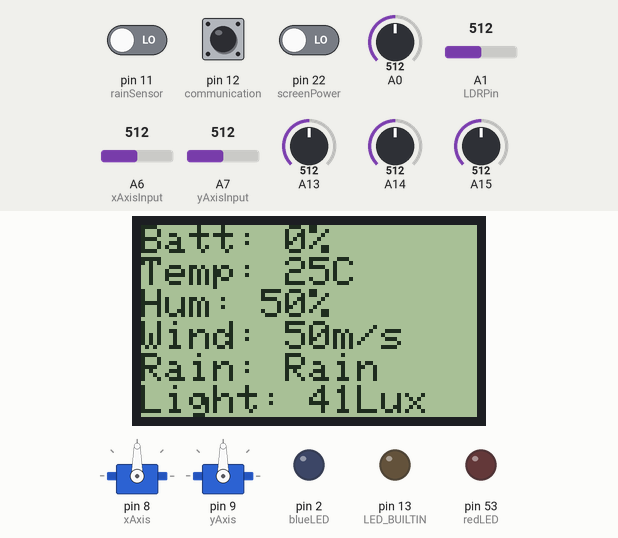
A sketch run on a simulated Arduino Mega 2560, built with avr-gcc and run on an emulated ATmega2560. On the bench: 84×48 one-colour display, 2 × servo, output pins drawn as LEDs (lit = HIGH). The inputs (shaded band) are chosen by the test bench; at power-on: pin 11 (rainSensor) LOW, pin 12 (communication) HIGH, pin 22 (screenPower) LOW, A0 = 512, A1 (LDRPin) = 512, A6 (xAxisInput) = 512, A7 (yAxisInput) = 512, A13 = 512, A14 = 512, A15 = 512. The display library's start-up logo is not drawn; EEPROM starts erased.

Above: at 22.6 s.
At 110.9 s:
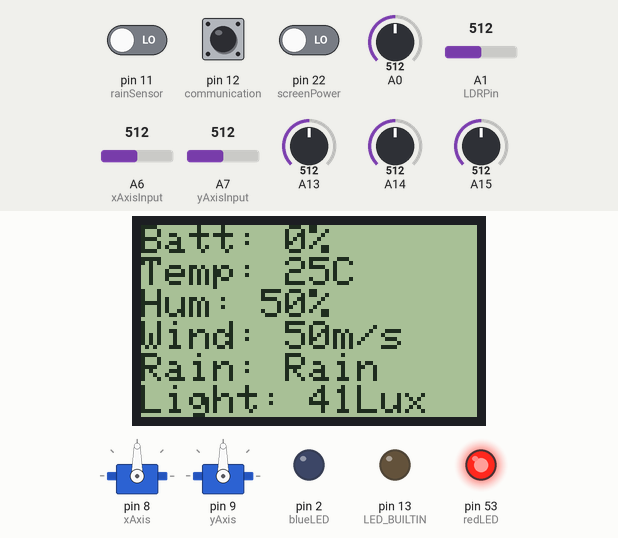
Timing chart, 0 to 112.4 s (numbered marks = the images above):
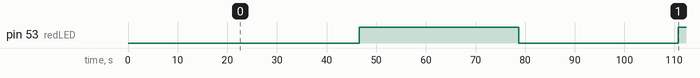

Measured:
- by itself, pin 53 (redLED): LOW → HIGH at 46.6 s, → LOW 32.1 s later, → HIGH 32.1 s later

The sketch:

estacionMeteorologica.ino
```cpp
#include <Adafruit_PCD8544.h>
#include <avr/io.h>
#include <util/delay.h>
#include <math.h>
#include <stdio.h>
#include <EEPROM.h>
#include <Servo.h>
#include "LowPower.h"

// Defines

#define THINGSBOARD_SERVER "demo.thingsboard.io"
#define XAXISPOSITION 0
#define YAXISPOSITION 1
#define DELTA 2
#define RANDOMPOS 10
#define TEMPERATURE_TOKEN "a9Ggq3euSFkiqrHOaraF"

// LED pins and definition

// Axis
const int yAxisInput = 7;
const int xAxisInput = 6;

// LEDS

const int redLED = 53;
const int blueLED = 2;

// Misc

const int communication = 12;
const int rainSensor = 11;
const int screenPower = 22;


// LCD variables

Adafruit_PCD8544 display = Adafruit_PCD8544(7, 5, 6, 4, 8);

// EEPROM ADDRESS

int eempromAddress = 0;

// S-H parameters for aproximating the temperature for the thermistor, same
// procedure as the previous lab

// Thermistor resistance

float logR2, R2, TEMP;
// obtained from  https://www.thinksrs.com/downloads/programs/Therm%20Calc/NTCCalibrator/NTCcalculator.html
float c1 = 0.8586139205e-03, c2 = 2.059709585e-04, c3 = 0.8130635267e-07;

// Variables for the temperature

int thermistorValue;
int displayTemperature;

// Variables for the humidity

int displayHumidity;
int humidityVale;
float normalizedHumidity;

// Variables for the wind

int windValue;
int displayWind;
float windNormalized;
float windVoltage;
float windSpeed;


// Variables for the rain

int displayRain;

// Variables for the battery

float batteryNormalized;
int batteryValue;
int displayBattery;
float batteryVoltage;

// Variables for the light

int lightValue;
float lightNormalized;
int displayLight;
// Values in K ohms
const long darknessResistance = 500;
const int resistanceToLight = 12.5;
const int calibrationResistance = 10;
const int LDRPin = A1;
int LDRPinRead;
int ilimunationVoltage;

// Variables for keeping track of the time

unsigned long startingTime;
unsigned long currentTime;
unsigned long globalCurrentTime;
unsigned long globalStartingTime;
const unsigned long tenMinutes = 6000; // Value in ms
unsigned int startTimerEnabled = 1;

// Variables to configure the servos

Servo yAxis;
Servo xAxis;
int xInputServo;
int yInputServo;

// Misc variables

int globalCounter_0 = 0;
int globalCounter_1 = 0;
int flashes = 0;
int globalFlag = 0;

// S-H equation

void hartEquation()
{
    R2 = log(100000 * (1023.0 / (float)thermistorValue - 1.0));
    TEMP = (1.0 / (c1 + c2*R2 + c3*R2*R2*R2)) - 273.15; // cube root R2
}

// Blink LEDs

void blink()
{
    digitalWrite(LED_BUILTIN, HIGH);
    delay(300);
    digitalWrite(LED_BUILTIN, LOW);
    delay(300);
}

// Verify battery level

void verifyBatteryLevel()
{
    if (displayBattery <= 25) // 25% of battery
    {
          LowPower.idle(SLEEP_8S, ADC_OFF, TIMER5_OFF, TIMER4_OFF,
                TIMER3_OFF, TIMER2_OFF, TIMER1_OFF, TIMER0_OFF, SPI_OFF,
                USART3_OFF, USART2_OFF, USART1_OFF, USART0_OFF, TWI_OFF);

    if(globalFlag < 3)
    {
        globalFlag++;
    }

    else
        {
            globalFlag = 0;
            digitalWrite(redLED, !digitalRead(redLED));
        }
    }
    else{
        digitalWrite(redLED, LOW);
    }
}

// Function to refresh the display
// only works  if the switch is ON, to save energy
void refresh_display()
{
    if(digitalRead(screenPower) == LOW){
        display.setCursor(0,0);
        display.print("Batt: ");
        display.print(displayBattery);
        display.println("%");
        display.print("Temp: ");
        display.print(displayTemperature);
        display.println("C");
        display.print("Hum: ");
        display.print(displayHumidity);
        display.println("%");
        display.print("Wind: ");
        display.print(displayWind);
        display.println("m/s");
        display.print("Rain: ");
        if(displayRain == 1)
        {
            display.println("Rain");
        }
        else
        {
            display.println("No rain");
        }
        display.print("Light: ");
        display.print(ilimunationVoltage);
        display.println("Lux");

    }
    display.display();
    display.clearDisplay();
}

// Refreshes the serial comm if the switch is OFF, prints to serial

void refresh_serial()
{
    if(digitalRead(communication) == LOW)
    {
        if(startTimerEnabled == 1)
        {
            startingTime = millis();
            startTimerEnabled = 0;
        }
        currentTime = millis();
        if(currentTime - startingTime >= tenMinutes)
        {
            Serial.print(displayBattery);
            Serial.print(",");
            Serial.print(displayTemperature);
            Serial.print(",");
            Serial.print(displayHumidity);
            Serial.print(",");
            Serial.print(displayWind);
            Serial.print(",");
            if(displayRain == 1)
            {
                Serial.print("Yes");
            }
            else
            {
                Serial.print("No");
            }
            Serial.print(",");
            Serial.println(ilimunationVoltage);
            startTimerEnabled = 1;
        }
    }
}

void adjustSolarPanel(){
  xInputServo = analogRead(xAxisInput);
  yInputServo = analogRead(yAxisInput);

  xInputServo = map(xInputServo, 0, 1023, 0, 180);
  yInputServo = map(yInputServo, 0, 1023, 0, 180);

  xAxis.write(round(xInputServo));
  yAxis.write(round(yInputServo));
}

// Function to check if there is rain present

void checkIfRaining()
{
    if(digitalRead(rainSensor) == LOW)
    {
        displayRain = 1;
    }
    else
    {
        displayRain = 0;
    }
}

// Function to verify EEPROM memory

void verifyMemory()
{
    if (eempromAddress == EEPROM.length())
    {
        eempromAddress = 0;
        for( int i = 0; i < EEPROM.length(); i++)
        {
            EEPROM.write(i, 0);
        }
    }
}

void writeToMemory()
{
    globalCurrentTime = millis();
    if(globalCurrentTime - globalStartingTime >= tenMinutes/2)
    {
        verifyMemory();
        EEPROM.write(eempromAddress, displayTemperature);
        eempromAddress++;

        verifyMemory();
        EEPROM.write(eempromAddress, displayHumidity);
        eempromAddress++;

        verifyMemory();
        EEPROM.write(eempromAddress, displayLight);
        eempromAddress++;

        verifyMemory();
        EEPROM.write(eempromAddress, displayWind);
        eempromAddress++;

        verifyMemory();
        EEPROM.write(eempromAddress, displayRain);
        eempromAddress++;

        globalStartingTime = globalCurrentTime;
    }
}

// Setup function

void setup()
{
    Serial.begin(9600);
    display.begin();
    display.setContrast(75);
    display.display();
    delay(500);
    display.clearDisplay();
    display.setTextSize(1);
    display.setTextColor(BLACK);

    // SET specific pins as I/O

    pinMode(LED_BUILTIN, OUTPUT);
    pinMode(blueLED, OUTPUT);
    pinMode(redLED, OUTPUT);
    pinMode(communication, INPUT);
    pinMode(screenPower, INPUT);
    pinMode(rainSensor, INPUT);

    // Configure the servos

    xAxis.attach(8, 1000, 2000);
    yAxis.attach(9, 1000, 2000);

    // Start execution timer
    globalStartingTime = millis();

    // Set all EEPROM memory to 0
    for (int i = 0 ; i < EEPROM.length() ; i++) {
        EEPROM.write(i, 0);
      }

}

// Loop function

void loop()
{
    if (digitalRead(communication) == HIGH)
    {
        digitalWrite(blueLED, LOW);
        flashes = 0;
        globalCounter_0 = 0;
        globalCounter_1 = 0;

    }
    if(digitalRead(communication) == LOW)
    {
        if(flashes < 10)
        {
            if(globalCounter_0 < 10)
            {
                globalCounter_0 = globalCounter_0 + 1;
            }
            else
            {
                digitalWrite(blueLED, !digitalRead(blueLED));
                flashes = flashes + 1;
                globalCounter_0 = 0;
            }
        }
        else
        {
            if(globalCounter_1 < 90)
            {
                globalCounter_1 = globalCounter_1 + 1;
            }
            else
            {
                globalCounter_1 = 0;
                flashes = 0;
            }
        }
    }
    LDRPinRead = analogRead(LDRPin);
    ilimunationVoltage = ((long)LDRPinRead*darknessResistance*10)/((long)resistanceToLight*calibrationResistance*(1024-LDRPinRead));
    // Read values for the temp sensor
    thermistorValue = analogRead(A0);
    hartEquation();
    displayTemperature = round(TEMP);

    // Read values for the humidity sensor
    humidityVale = analogRead(A15);
    normalizedHumidity = humidityVale/10.23;
    displayHumidity = round(normalizedHumidity);

    // Read values for the Wind sensor
    windValue = analogRead(A14);
    windNormalized = windValue/10.23;
    windVoltage = windValue/204.6;
    windSpeed = (windVoltage)*1000/(1.525*32.4);
    displayWind = windSpeed;

    // Read values for the battery;
    batteryValue = analogRead(A13)-926;
    batteryNormalized = batteryValue/0.96;

    if(batteryNormalized >= 0)
    {
        displayBattery = round(batteryNormalized);
    }
    else
    {
        displayBattery = 0;
    }

    verifyBatteryLevel();
    checkIfRaining();
    writeToMemory();
    adjustSolarPanel();
    refresh_serial();
    refresh_display();


}
```
